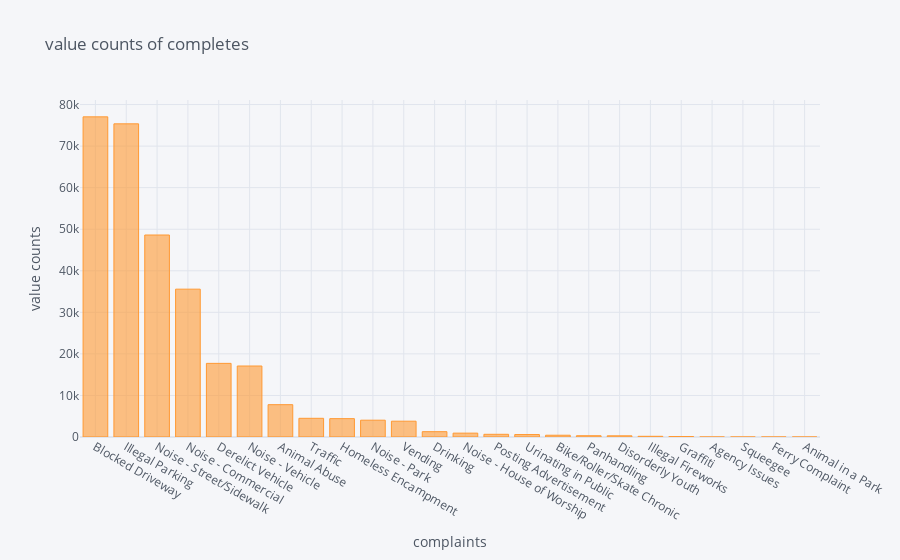

Source (notebook cell):
### Code cell
df["Complaint Type"].value_counts().iplot(kind="bar",title="value counts of completes",xTitle="complaints",yTitle="value counts")

### Figure 1 — Plotly figure (JSON) as saved in the notebook; plotly's stock layout.template omitted (floating-point values rounded to 4 significant figures)
{"data": [{"marker": {"color": "rgba(255, 153, 51, 0.6)", "line": {"color": "rgba(255, 153, 51, 1.0)", "width": 1}}, "name": "Complaint Type", "orientation": "v", "text": "", "type": "bar", "x": ["Blocked Driveway", "Illegal Parking", "Noise - Street/Sidewalk", "Noise - Commercial", "Derelict Vehicle", "Noise - Vehicle", "Animal Abuse", "Traffic", "Homeless Encampment", "Noise - Park", "Vending", "Drinking", "Noise - House of Worship", "Posting Advertisement", "Urinating in Public", "Bike/Roller/Skate Chronic", "Panhandling", "Disorderly Youth", "Illegal Fireworks", "Graffiti", "Agency Issues", "Squeegee", "Ferry Complaint", "Animal in a Park"], "y": [77044, 75361, 48612, 35577, 17718, 17083, 7778, 4498, 4416, 4042, 3802, 1280, 931, 650, 592, 427, 307, 286, 168, 113, 6, 4, 2, 1]}], "layout": {"legend": {"bgcolor": "#F5F6F9", "font": {"color": "#4D5663"}}, "paper_bgcolor": "#F5F6F9", "plot_bgcolor": "#F5F6F9", "title": {"font": {"color": "#4D5663"}, "text": "value counts of completes"}, "xaxis": {"gridcolor": "#E1E5ED", "showgrid": true, "tickfont": {"color": "#4D5663"}, "title": {"font": {"color": "#4D5663"}, "text": "complaints"}, "zerolinecolor": "#E1E5ED"}, "yaxis": {"gridcolor": "#E1E5ED", "showgrid": true, "tickfont": {"color": "#4D5663"}, "title": {"font": {"color": "#4D5663"}, "text": "value counts"}, "zerolinecolor": "#E1E5ED"}}}
